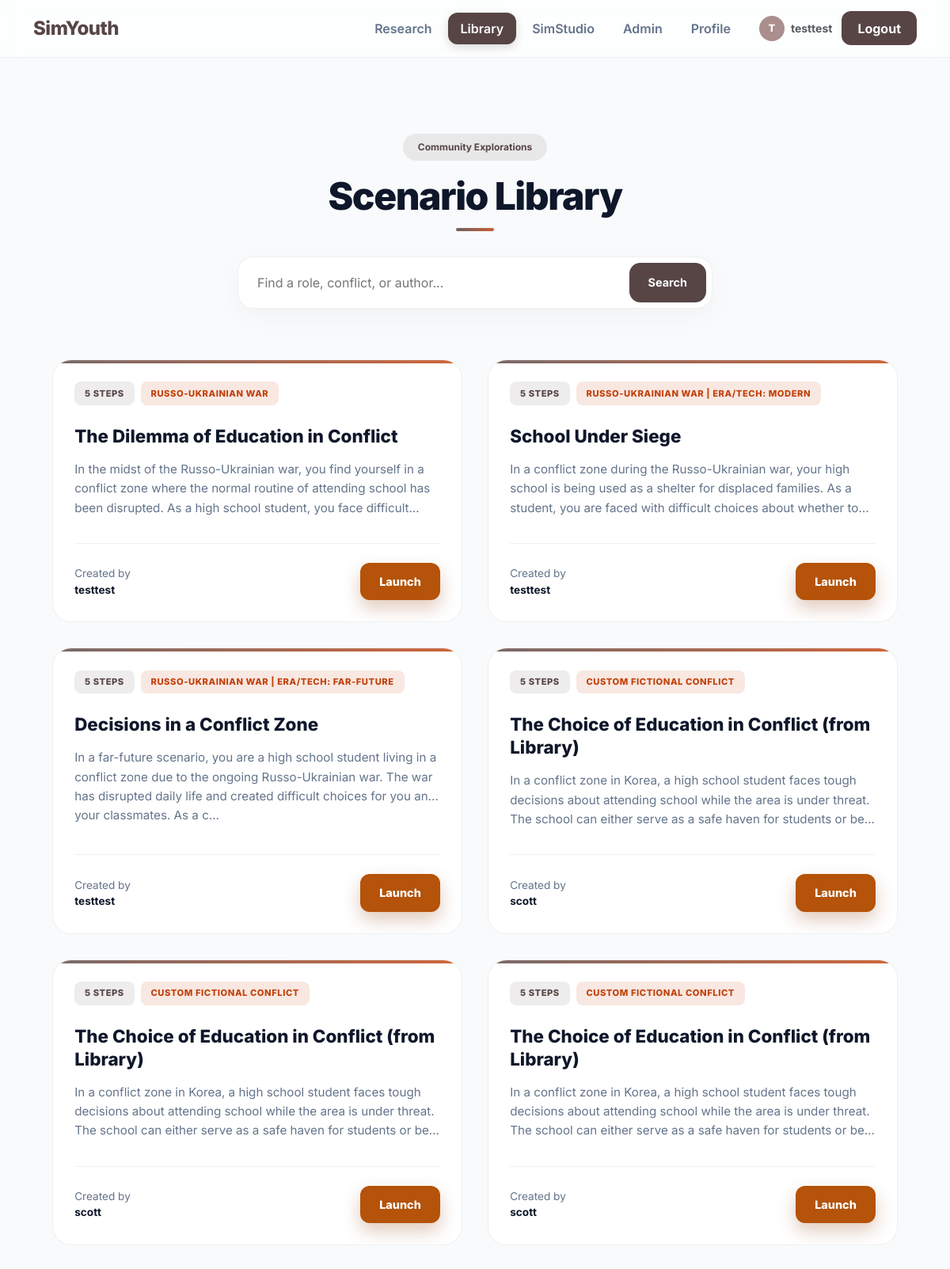
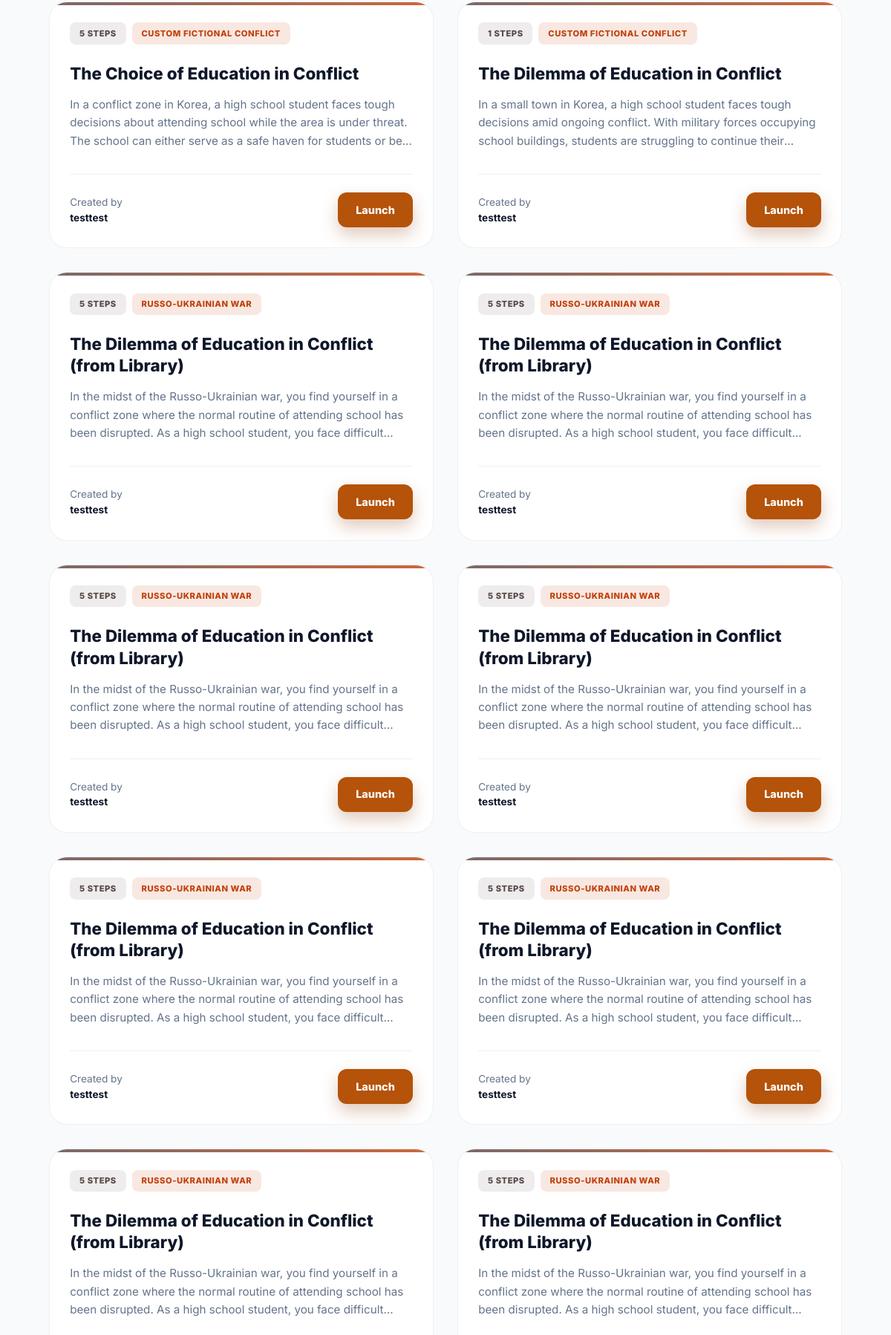
The page /library (signed in, upper part) on the database its author committed (2 pictures, top to bottom).
### tables this page shows
CREATE TABLE RunSequences(
        run_id INTEGER PRIMARY KEY,
        sequence_json TEXT NOT NULL,
        created_at TEXT DEFAULT CURRENT_TIMESTAMP,
        FOREIGN KEY(run_id) REFERENCES Runs(id)
    );

CREATE TABLE Runs(
        id INTEGER PRIMARY KEY AUTOINCREMENT,
        username TEXT NOT NULL,
        run_type TEXT NOT NULL,   -- 'static' or 'gpt'
        sid TEXT,                 -- 'A'/'B'/'C'/'D' for static; 'G' for GPT
        title TEXT,
        total_steps INTEGER,
        started_at TEXT,
        finished_at TEXT,
        prefs_json TEXT, gpt_resolution_json TEXT, gpt_resolution_updated_at TEXT, scenario_key TEXT, research_group TEXT, group_label TEXT,
        FOREIGN KEY(username) REFERENCES Users(username)
    );

### app.py (the view)
@app.route("/library", methods=["GET"])
@login_required
def library():
    q = (request.args.get("q") or "").strip()
    scenarios = _get_public_gpt_scenarios(limit=80, q=q, exclude_username=None)
    return render_template("library.html", scenarios=scenarios, q=q)

### app.py (called while the page is built)
@app.context_processor
def inject_safe_url():
    def safe_url(endpoint, **values):
        try:
            return url_for(endpoint, **values)
        except Exception:
            return None
    return dict(safe_url=safe_url)

def get_db():
    conn = sqlite3.connect(DB_PATH)
    conn.row_factory = sqlite3.Row
    return conn

def login_required(view_func):
    @wraps(view_func)
    def wrapper(*args, **kwargs):
        if not session.get("username"):
            flash("Please log in to access this page.", "warning")
            return redirect(url_for("login"))
        return view_func(*args, **kwargs)
    return wrapper

def _safe_json_loads(s: Optional[str], default):
    try:
        return json.loads(s) if s else default
    except Exception:
        return default

def _iso_to_epoch(iso_text: Optional[str]) -> Optional[int]:
    if not iso_text:
        return None
    try:
        dt = datetime.fromisoformat(str(iso_text))
        if dt.tzinfo is None:
            dt = dt.replace(tzinfo=timezone.utc)
        return int(dt.timestamp())
    except Exception:
        return None

### templates/library.html (shortened to what this page needs)
{% extends "base.html" %}
{% block content %}
<div class="library-container">
  <header class="lib-header">
    <div class="badge-main" style="background: rgba(87, 69, 69, 0.1); color: var(--brand); font-weight: 700; padding: 0.5rem 1.2rem; border-radius: 999px; margin-bottom: 1rem; display: inline-block; font-size: 0.75rem;">Community Explorations</div>
    <h1>Scenario Library</h1>
    <form class="search-wrapper" method="GET" action="{{ url_for('library') }}">
      <input type="text" name="q" value="{{ q }}" class="search-input" placeholder="Find a role, conflict, or author...">
      <button type="submit" class="search-btn">Search</button>
    </form>
  </header>
  <div class="scenario-grid">
    {% if scenarios and scenarios|length > 0 %}
      {% for s in scenarios %}
      <article class="scenario-card">
        <div class="card-top">
          <div class="tag-group">
            <span class="tag tag-highlight">{{ s.steps_count }} Steps</span>
            {% if s.prefs and s.prefs.war %}
              <span class="tag tag-accent">{{ s.prefs.war }}</span>
            {% endif %}
          </div>
        </div>
        <h2 class="scenario-title">{{ s.title }}</h2>
        <p class="scenario-intro">{{ s.intro }}</p>
        <div class="card-footer">
          <div class="author-info">
            Created by <span class="author-name">{{ s.author }}</span>
          </div>
          <form method="POST" action="{{ url_for('library_try', source_run_id=s.run_id) }}">
            <button class="btn-try" type="submit">Launch</button>
          </form>
        </div>
      </article>
      {% endfor %}
    {% endif %}
  </div>
</div>
{% endblock %}

### templates/base.html (shortened to what this page needs)
<!doctype html>
<html lang="en">
<head>
  <link href="https://cdn.jsdelivr.net/npm/bootstrap@5.3.3/dist/css/bootstrap.min.css" rel="stylesheet">
</head>
<body>
<nav class="navbar navbar-expand-lg">
  <div class="container">
    <a class="navbar-brand brand" href="{{ url_for('index') }}">SimYouth</a>
    <div class="collapse navbar-collapse" id="mainNav">
      <ul class="navbar-nav ms-auto align-items-lg-center gap-1">
        {% set profile_url = safe_url('profile') %}
        {% set research_url = safe_url('research_gate') %}
        {% set gpt_url = safe_url('gpt_scenario_prefs') %}
        {% if research_url %}
        <li class="nav-item">
          <a class="nav-link {% if request.endpoint == 'research_gate' %}active{% endif %}"
             href="{{ research_url }}">Research</a>
        </li>
        {% endif %}
                <li class="nav-item">
          <a class="nav-link {% if request.endpoint == 'library' %}active{% endif %}"
             href="{{ url_for('library') }}">Library</a>
        </li>
        {% if gpt_url %}
        <li class="nav-item">
          <a class="nav-link {% if request.endpoint in ['gpt_scenario_prefs','gpt_scenario_step','gpt_scenario_result'] %}active{% endif %}"
             href="{{ gpt_url }}">SimStudio</a>
        </li>
        {% endif %}
                {% if session.get('username') == 'testtest' or session.get('username') == 'scotttest'  %}
          <li class="nav-item">
            <a class="nav-link {% if request.endpoint == 'admin_research' %}active{% endif %}"
               href="{{ url_for('admin_research') }}">Admin</a>
          </li>
    {% endif %}
        {% if session.get('username') %}
          {% if profile_url %}
          <li class="nav-item">
            <a class="nav-link {% if request.endpoint == 'profile' %}active{% endif %}"
               href="{{ profile_url }}">Profile</a>
          </li>
          {% endif %}
          <li class="nav-item ms-lg-3 me-2 d-none d-lg-block">
            <div class="d-flex align-items-center">
              <div style="width:32px;height:32px;background:var(--brand-light);border-radius:50%;display:flex;align-items:center;justify-content:center;color:#fff;font-weight:800;font-size:.8rem;margin-right:8px;">
                {{ session['username'][0].upper() }}
              </div>
              <span class="text-muted small fw-bold">{{ session['username'] }}</span>
            </div>
          </li>
          <li class="nav-item">
            <a class="btn btn-auth" href="{{ url_for('logout') }}">Logout</a>
          </li>
        {% else %}
          <li class="nav-item">
            <a class="btn btn-auth" href="{{ url_for('login') }}">Login</a>
          </li>
        {% endif %}
      </ul>
    </div>
  </div>
</nav>
<main class="container">
  {% block content %}{% endblock %}
</main>
</body>
</html>

### templates/base.html (style rules this page uses)
:root { --ink:#1e293b; --muted:#64748b; --line:rgba(0,0,0,.08); --bg:#f8fafc; --brand:#574545; --brand-light:#ab8e8e; --glass:rgba(255,255,255,.8); --radius:12px; }
body { font-family:'Inter',sans-serif; background:var(--bg); color:var(--ink); min-height:100vh; -webkit-font-smoothing:antialiased; }
.navbar { background:var(--glass)!important; backdrop-filter:blur(12px); -webkit-backdrop-filter:blur(12px); border-bottom:1px solid var(--line); padding:.8rem 0; position:sticky; top:0; z-index:1050; }
.brand { font-weight:800; font-size:1.5rem; letter-spacing:-.5px; color:var(--brand)!important; }
.nav-link { font-weight:600; color:var(--muted)!important; padding:.5rem 1rem!important; border-radius:var(--radius); transition:all .2s ease; }
.nav-link.active { color:#fff!important; background:var(--brand)!important; box-shadow:0 4px 12px rgba(87,69,69,.2); }
.btn-auth { background:var(--brand); color:#fff!important; border:none; border-radius:var(--radius); padding:.6rem 1.25rem; font-weight:700; transition:all .25s ease; }
main { padding-top:2rem; animation:fadeIn .5s ease-out; }

### templates/library.html (style rules this page uses)
:root { --brand: #574545; --brand-light: #ab8e8e; --accent: #c2410c; --launch: #b45309; --launch-dark: #92400e; --launch-ring: rgba(180,83,9,0.28); --ink: #0f172a; --muted: #64748b; --bg: #f8fafc; --line: rgba(0, 0, 0, 0.06); --glass: rgba(255, 255, 255, 0.7); --transition: all 0.3s cubic-bezier(0.4, 0, 0.2, 1); }
body { background-color: var(--bg); color: var(--ink); font-family: 'Inter', system-ui, sans-serif; }
.library-container { max-width: 1200px; margin: 0 auto; padding: 4rem 1.5rem; }
.lib-header { text-align: center; margin-bottom: 4rem; }
.lib-header h1 { font-weight: 850; font-size: clamp(2rem, 5vw, 3rem); letter-spacing: -0.03em; margin-bottom: 0.75rem; position: relative; }
.lib-header h1::after { content: ""; display: block; width: 48px; height: 4px; margin: 0.75rem auto 0; border-radius: 999px; background: linear-gradient(90deg, var(--brand), var(--accent)); opacity: 0.85; }
.search-wrapper { max-width: 600px; margin: 2rem auto 0; position: relative; }
.search-input { width: 100%; padding: 1.25rem 1.5rem; padding-right: 100px; border-radius: 20px; border: 1px solid var(--line); background: white; box-shadow: 0 10px 30px rgba(0,0,0,0.03); transition: var(--transition); font-size: 1rem; }
.search-btn { position: absolute; right: 8px; top: 8px; bottom: 8px; padding: 0 1.5rem; background: var(--brand); color: white; border: none; border-radius: 14px; font-weight: 700; font-size: 0.9rem; cursor: pointer; transition: var(--transition); }
.scenario-grid { display: grid; grid-template-columns: repeat(auto-fill, minmax(340px, 1fr)); gap: 2rem; }
.scenario-card { background: white; border: 1px solid var(--line); border-radius: 24px; padding: 1.7rem; display: flex; flex-direction: column; transition: var(--transition); position: relative; overflow: hidden; }
.scenario-card::before { content: ""; position: absolute; top: 0; left: 0; right: 0; height: 4px; background: linear-gradient(90deg, var(--brand), var(--accent)); opacity: 0.8; }
.card-top { display: flex; justify-content: space-between; align-items: flex-start; margin-bottom: 1.5rem; }
.tag-group { display: flex; gap: 0.5rem; flex-wrap: wrap; }
.tag { font-size: 0.7rem; font-weight: 800; text-transform: uppercase; letter-spacing: 0.05em; padding: 0.4rem 0.8rem; background: var(--bg); border-radius: 8px; color: var(--muted); }
.tag-highlight { background: rgba(87, 69, 69, 0.1); color: var(--brand); }
.tag-accent { background: rgba(194,65,12,0.12); color: var(--accent); }
.scenario-title { font-size: 1.4rem; font-weight: 800; line-height: 1.3; margin-bottom: 1rem; color: var(--ink); display: -webkit-box; -webkit-line-clamp: 2; -webkit-box-orient: vertical; overflow: hidden; }
.scenario-intro { font-size: 0.95rem; color: var(--muted); line-height: 1.6; margin-bottom: 2rem; flex-grow: 1; display: -webkit-box; -webkit-line-clamp: 3; -webkit-box-orient: vertical; overflow: hidden; }
.card-footer { display: flex; align-items: center; justify-content: space-between; padding-top: 1.5rem; border-top: 1px solid var(--line); }
.author-info { font-size: 0.85rem; color: var(--muted); }
.author-name { display: block; color: var(--ink); font-weight: 700; }
.btn-try { background: var(--launch); color: white; border: none; padding: 0.8rem 1.5rem; border-radius: 12px; font-weight: 800; font-size: 0.9rem; text-decoration: none; transition: var(--transition); box-shadow: 0 10px 22px rgba(146,64,14,0.28); }

### rows shown on the page
RunSequences: steps_count "5", prefs.war "RUSSO-UKRAINIAN WAR", title "The Dilemma of Education in Conflict", intro "In the midst of the Russo-Ukrainian war, you find yourself in a conflict zone where the normal routine of attending school has been disrupted. As a high school student, you face…", author "testtest"
RunSequences: steps_count "5", prefs.war "RUSSO-UKRAINIAN WAR | ERA/TECH: MODERN", title "School Under Siege", intro "In a conflict zone during the Russo-Ukrainian war, your high school is being used as a shelter for displaced families. As a student, you are faced with difficult choices about whether…", author "testtest"
RunSequences: steps_count "5", prefs.war "RUSSO-UKRAINIAN WAR | ERA/TECH: FAR-FUTURE", title "Decisions in a Conflict Zone", intro "In a far-future scenario, you are a high school student living in a conflict zone due to the ongoing Russo-Ukrainian war. The war has disrupted daily life and created difficult choices for you and your classmates. As a c...", author "testtest"
RunSequences: steps_count "5", prefs.war "CUSTOM FICTIONAL CONFLICT", title "The Choice of Education in Conflict (from Library)", intro "In a conflict zone in Korea, a high school student faces tough decisions about attending school while the area is under threat. The school can either serve as a safe haven for students or…", author "scott"
RunSequences: steps_count "5", prefs.war "CUSTOM FICTIONAL CONFLICT", title "The Choice of Education in Conflict (from Library)", intro "In a conflict zone in Korea, a high school student faces tough decisions about attending school while the area is under threat. The school can either serve as a safe haven for students or…", author "scott"
RunSequences: steps_count "5", prefs.war "CUSTOM FICTIONAL CONFLICT", title "The Choice of Education in Conflict (from Library)", intro "In a conflict zone in Korea, a high school student faces tough decisions about attending school while the area is under threat. The school can either serve as a safe haven for students or…", author "scott"
RunSequences: steps_count "5", prefs.war "CUSTOM FICTIONAL CONFLICT", title "The Choice of Education in Conflict", intro "In a conflict zone in Korea, a high school student faces tough decisions about attending school while the area is under threat. The school can either serve as a safe haven for students or…", author "testtest"
RunSequences: steps_count "1", prefs.war "CUSTOM FICTIONAL CONFLICT", title "The Dilemma of Education in Conflict", intro "In a small town in Korea, a high school student faces tough decisions amid ongoing conflict. With military forces occupying school buildings, students are struggling to continue…", author "testtest"
RunSequences: steps_count "5", prefs.war "RUSSO-UKRAINIAN WAR", title "The Dilemma of Education in Conflict (from Library)", intro "In the midst of the Russo-Ukrainian war, you find yourself in a conflict zone where the normal routine of attending school has been disrupted. As a high school student, you face…", author "testtest"
RunSequences: steps_count "5", prefs.war "RUSSO-UKRAINIAN WAR", title "The Dilemma of Education in Conflict (from Library)", intro "In the midst of the Russo-Ukrainian war, you find yourself in a conflict zone where the normal routine of attending school has been disrupted. As a high school student, you face…", author "testtest"
RunSequences: steps_count "5", prefs.war "RUSSO-UKRAINIAN WAR", title "The Dilemma of Education in Conflict (from Library)", intro "In the midst of the Russo-Ukrainian war, you find yourself in a conflict zone where the normal routine of attending school has been disrupted. As a high school student, you face…", author "testtest"
RunSequences: steps_count "5", prefs.war "RUSSO-UKRAINIAN WAR", title "The Dilemma of Education in Conflict (from Library)", intro "In the midst of the Russo-Ukrainian war, you find yourself in a conflict zone where the normal routine of attending school has been disrupted. As a high school student, you face…", author "testtest"
RunSequences: steps_count "5", prefs.war "RUSSO-UKRAINIAN WAR", title "The Dilemma of Education in Conflict (from Library)", intro "In the midst of the Russo-Ukrainian war, you find yourself in a conflict zone where the normal routine of attending school has been disrupted. As a high school student, you face…", author "testtest"
RunSequences: steps_count "5", prefs.war "RUSSO-UKRAINIAN WAR", title "The Dilemma of Education in Conflict (from Library)", intro "In the midst of the Russo-Ukrainian war, you find yourself in a conflict zone where the normal routine of attending school has been disrupted. As a high school student, you face…", author "testtest"
RunSequences: steps_count "5", prefs.war "RUSSO-UKRAINIAN WAR", title "The Dilemma of Education in Conflict (from Library)", intro "In the midst of the Russo-Ukrainian war, you find yourself in a conflict zone where the normal routine of attending school has been disrupted. As a high school student, you face…"
RunSequences: steps_count "5", prefs.war "RUSSO-UKRAINIAN WAR", title "The Dilemma of Education in Conflict (from Library)", intro "In the midst of the Russo-Ukrainian war, you find yourself in a conflict zone where the normal routine of attending school has been disrupted. As a high school student, you face…"

### other values the page prints
{{ session['username'][0].upper() }} "T"
{{ session['username'] }} "testtest"
